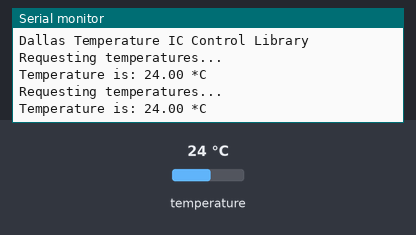
Bench run of a sketch on a simulated Arduino Uno, built with avr-gcc and run on an emulated ATmega328P. Parts: the last lines printed to the serial monitor. The inputs (shaded band) are chosen by the test bench; at power-on: temperature 24 °C.

Above: at 7.5 s.
7.6 s: temperature set to 12 °C
At 9.6 s:
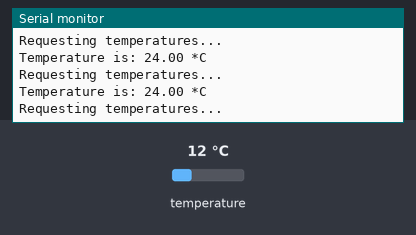
12.2 s: temperature set to 19 °C
At 14.0 s:
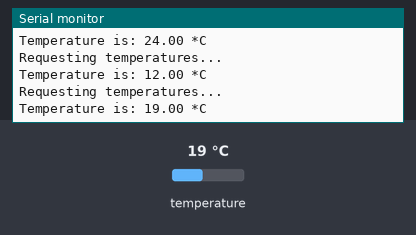
Timing chart, 0 to 15.5 s (numbered marks = the images above; inputs shaded):
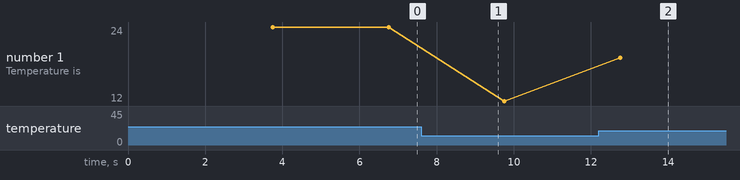

Measured:
- after the input at 12.2 s, the serial monitor: prints a new line after 0.56 s (image 2)
- plotted number 1: 24 → 12 after the input at 7.6 s, 12 → 19 after the input at 12.2 s

The sketch:

01.ino
```cpp
#include <OneWire.h>
#include <DallasTemperature.h>
#define ONE_WIRE_BUS 22
OneWire oneWire(ONE_WIRE_BUS);
DallasTemperature sensors(&oneWire);

unsigned long lastTime = millis();

void setup(void) {
  Serial.begin(115200);
  Serial.println("Dallas Temperature IC Control Library");
  sensors.begin();
}

void loop(void) {
  if (millis() - lastTime > 3000) {
    lastTime = millis();

    Serial.println("Requesting temperatures...");
    sensors.requestTemperatures();
    Serial.print("Temperature is: ");
    Serial.print(sensors.getTempCByIndex(0));
    Serial.println(" *C");
  }
}
```
